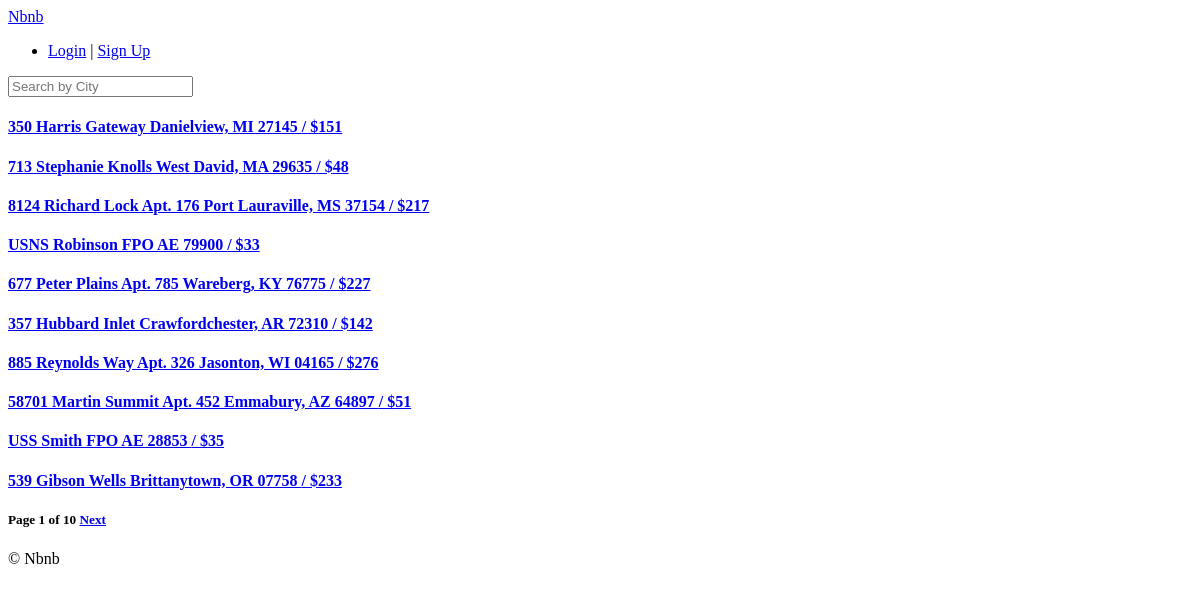
The app's page /, older data.
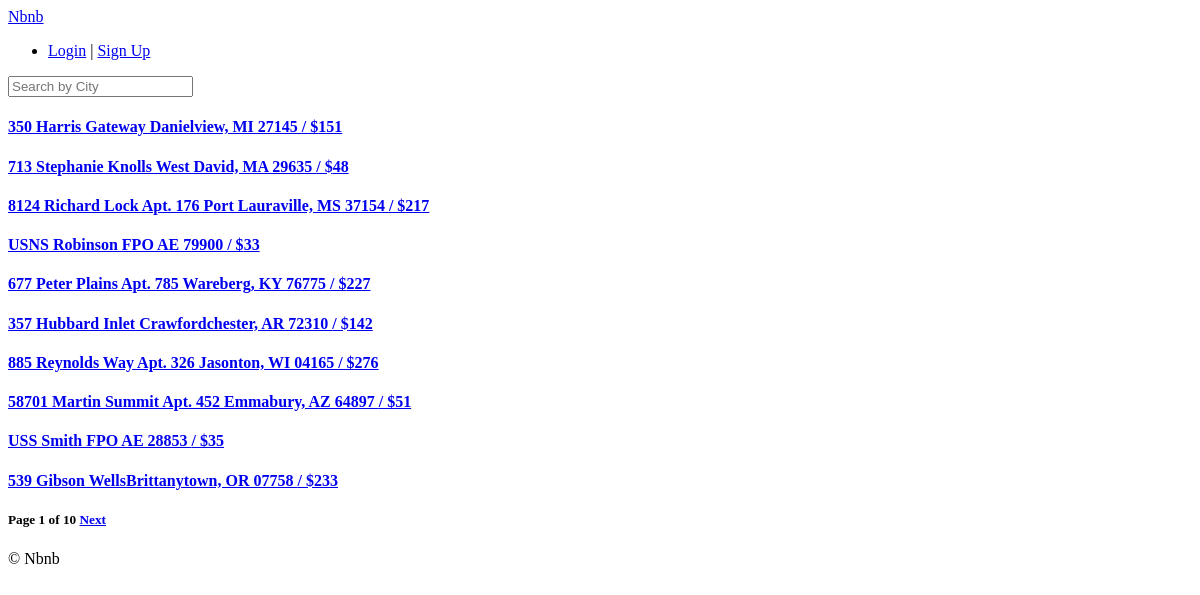
The same page, newer data.
### rooms/models.py (models this page shows, shortened)
class Room(core_models.TimeStampedModel):
    name = models.CharField(max_length=140)
    description = models.TextField()
    country = CountryField()
    city = models.CharField(max_length=80)
    price = models.IntegerField()
    address = models.CharField(max_length=140)
    guests = models.IntegerField()
    beds = models.IntegerField()
    bedrooms = models.IntegerField()
    baths = models.IntegerField()
    check_in = models.TimeField()
    check_out = models.TimeField()
    instant_book = models.BooleanField(default=False)
    host = models.ForeignKey(users.User, on_delete=models.CASCADE, related_name="rooms")
    room_type = models.ForeignKey("RoomType", on_delete=models.SET_NULL, null=True, related_name="rooms")
    amenities = models.ManyToManyField("Amenity", blank=True, related_name="rooms")
    facilities = models.ManyToManyField("Facility", blank=True, related_name="rooms")
    house_rules = models.ManyToManyField("HouseRule", blank=True, related_name="rooms")

### rooms/views.py (the view)
# urls.py: path('', rooms_views.HomeView.as_view(), name='home')
class HomeView(ListView):
    model = models.Room
    paginate_by = 10
    paginate_orphans = 5
    context_object_name = 'rooms'
    ordering = 'created'

### templates/rooms/room_list.html (shortened to what this page needs)
{% extends 'base.html' %}
{% block content %}
    {% for room in rooms %}
        <a href="{% url 'rooms:detail' room.pk %}">
            <h4>{{ room.name }} / ${{ room.price }}</h4>
        </a>
    {% endfor %}
    <h5>
        Page {{ page_obj.number }} of {{ page_obj.paginator.num_pages }}
        {% if page_obj.has_next %}
            <a href="?page={{ page_obj.next_page_number }}">Next</a>
        {% endif %}
    </h5>
{% endblock %}

Row changes from the older to the newer data that the page shows:
changed Room: name "539 Gibson Wells Brittanytown, OR 07758" → "539 Gibson WellsBrittanytown, OR 07758"
